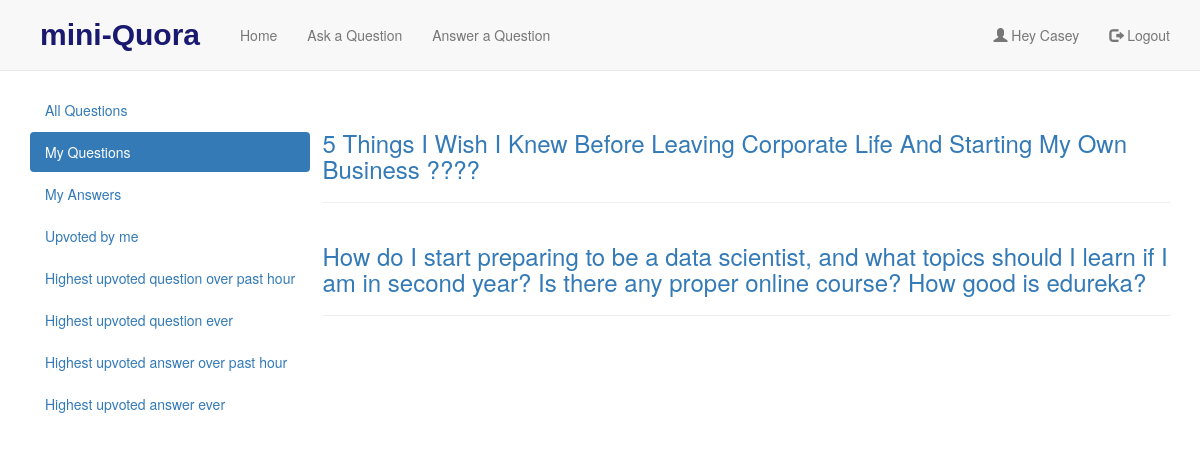
The app's page /index/all_question/ (signed in) with its own data.
### quora/models.py (models this page shows)
class User(models.Model):
    fname = models.CharField(max_length=80)
    lname = models.CharField(max_length=80)
    email = models.EmailField(unique=True)
    password = models.CharField(max_length=200)

class Question(models.Model):
    question = models.TextField()
    user = models.ForeignKey(User, on_delete=models.CASCADE)
    total_upvotes = models.IntegerField(default=0)
    date = models.DateTimeField(auto_now_add=True)

### quora/decorators.py (the view)
    def wrap(request, *args, **kwargs):
        if 'user_id' not in request.session.keys():
            return HttpResponseRedirect(reverse('quora:login'))
        return fun(request, *args, **kwargs)

### quora/context_processors.py (called while the page is built)
def add_variable_to_context(request):
    if 'user_id' in request.session:
        userid = request.session['user_id']
        user = User.objects.get(pk=userid)
        return {'logged_in': True,
                'user': user
                }
    return {
        'logged_in': False
    }

### quora/views.py (called while the page is built)
@myuser_login_required
def individual_questions(request):
    userid = request.session['user_id']
    user = User.objects.get(pk=userid)
    questions = Question.objects.filter(user=user)
    args = {
            'questions': questions,
         }
    return render(request, 'quora/individual_ques.html', args)

### quora/templates/quora/individual_ques.html
{% extends 'quora/base.html' %}
{% block content %}
    {% if questions %}
        {%  for question in questions %}
             <div class="page-header">
                 <h3 class="text-info" class="font-weight-bold"><a href="{% url 'quora:all_answers' qid=question.id   %}">{{question.question}}</a></h3>
            </div>
        {% endfor %}
    {% else %}
            <h3 class="text-info" align="center" class="font-weight-bold">You haven't asked any questions yet  :(<</h3>
     {% endif %}
{% endblock %}

### quora/templates/quora/base.html (shortened to what this page needs)
<!DOCTYPE html>
<html lang="en">
<head>
  <link rel="stylesheet" href="https://maxcdn.bootstrapcdn.com/bootstrap/3.3.7/css/bootstrap.min.css">
</head>
<body>
<nav class="navbar  navbar-default navbar-fixed-top">
  <div class="container">
    <div class="navbar-header">
      <a class="navbar-brand"><strong style="color:#191970;">mini-Quora</strong></a>
    </div>
    <ul class="nav navbar-nav">
      <li class="{% if request.resolver_match.view_name == 'quora:home' %}active{% endif %}"><a href="{% url 'quora:home' %}">Home</a></li>
      <li class="{% if request.resolver_match.view_name == 'quora:add' %}active{% endif %}"><a href="{% url 'quora:add' %}">Ask a Question</a></li>
      <li class="{% if request.resolver_match.view_name == 'quora:addanswer' %}active{% endif %}"><a href="{% url 'quora:addanswer'  %}">Answer a Question</a></li>
    </ul>
    <ul class="nav navbar-nav navbar-right">
        {% if  logged_in %}
        <li><a><span class="glyphicon glyphicon-user"></span> Hey {{ user.fname }}</a></li>
      <li><a href="{% url 'quora:logout' %}"><span class="glyphicon glyphicon-log-out"></span> Logout</a></li>
    </ul>
      {% else %}
      </ul>
        <ul class="nav navbar-nav navbar-right">
      <li><a href="{% url 'quora:index' %}"><span class="glyphicon glyphicon-user"></span> Sign Up</a></li>
      <li><a href="{% url 'quora:login' %}"><span class="glyphicon glyphicon-log-in"></span> Login</a></li>
    </ul>
      {% endif %}
  </div>
</nav>
<div class="container">
  <div class="row">
    <nav class="col-sm-3">
      <ul class="nav nav-pills nav-stacked" data-spy="affix">
          {% if  logged_in %}
          <li class="{% if request.resolver_match.view_name == 'quora:all_questions' %}active{% endif %}"><a href="{% url 'quora:all_questions' %}">All Questions</a></li>
          <li class="{% if request.resolver_match.view_name == 'quora:individual_questions' %}active{% endif %}"><a href="{% url 'quora:individual_questions' %}">My Questions</a></li>
          <li class="{% if request.resolver_match.view_name == 'quora:individual_answers' %}active{% endif %}"><a href="{% url 'quora:individual_answers' %}">My Answers</a></li>
          <li class="{% if request.resolver_match.view_name == 'quora:individual_upvoted' %}active{% endif %}"><a href="{% url 'quora:individual_upvoted' %}">Upvoted by me</a></li>
          <li class="{% if request.resolver_match.view_name == 'quora:past_hour_highest_votes' %}active{% endif %}"><a href="{% url 'quora:past_hour_highest_votes' %}" >Highest upvoted question over past hour</a></li>
          <li class="{% if request.resolver_match.view_name == 'quora:highest_upvoted_question' %}active{% endif %}"><a href="{% url 'quora:highest_upvoted_question'  %}">Highest upvoted question ever</a></li>
          <li class="{% if request.resolver_match.view_name == 'quora:past_hour_highest_votes_answer' %}active{% endif %}"><a href="{% url 'quora:past_hour_highest_votes_answer'  %}" >Highest upvoted answer over past hour</a></li>
          <li class="{% if request.resolver_match.view_name == 'quora:highest_upvoted_answer' %}active{% endif %}"><a href="{% url 'quora:highest_upvoted_answer'  %}">Highest upvoted answer ever</a></li>
          {% endif %}
      </ul>
    </nav>
        <div class="col-sm-9">
            {% block content %}
            {% endblock %}
  </div>
  </div>
</div>
</body>
</html>

### quora/templates/quora/base.html (style rules this page uses)
body { padding-top: 90px; }
.navbar-brand { height:70px; padding:25px;font-size:30px;font-family: "Arial Black", Gadget, sans-serif; }
.navbar-nav > li > a { padding-top:25px !important; padding-bottom:25px !important; }
.navbar { min-height:70px !important }

### records on screen
User: fname "Casey"
Question: question "5 Things I Wish I Knew Before Leaving Corporate Life And Starting My Own Business ????"
Question: question "How do I start preparing to be a data scientist, and what topics should I learn if I am in second year? Is there any proper online course? How good is edureka?"
